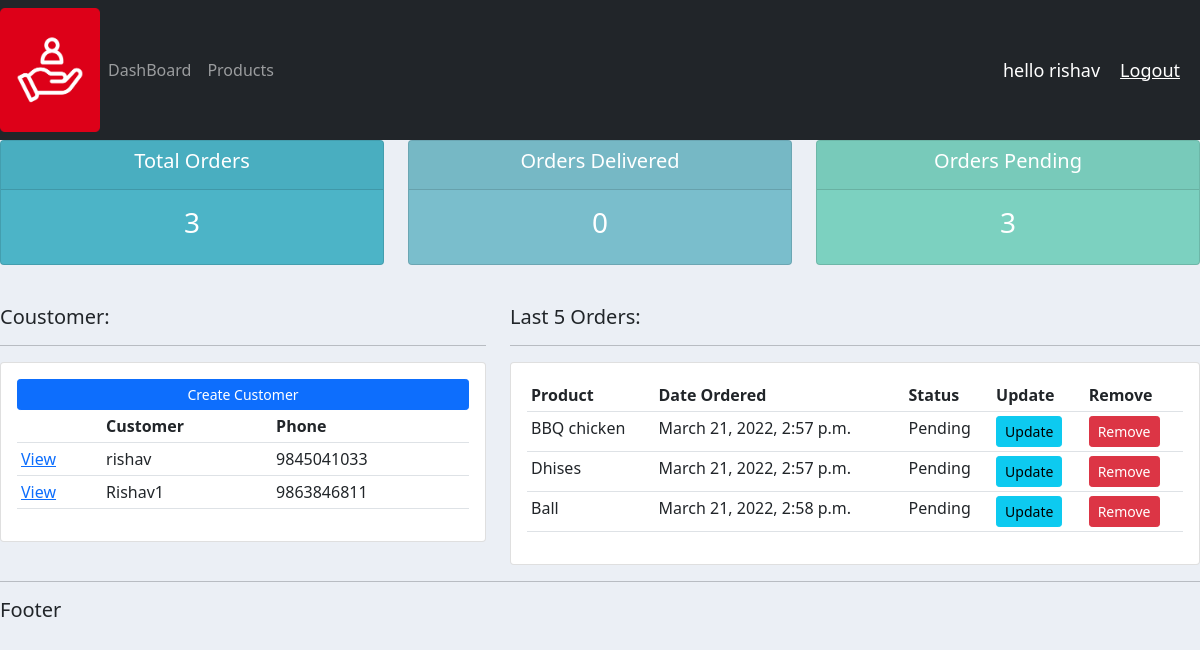
Before: / (signed in) with the older database file.
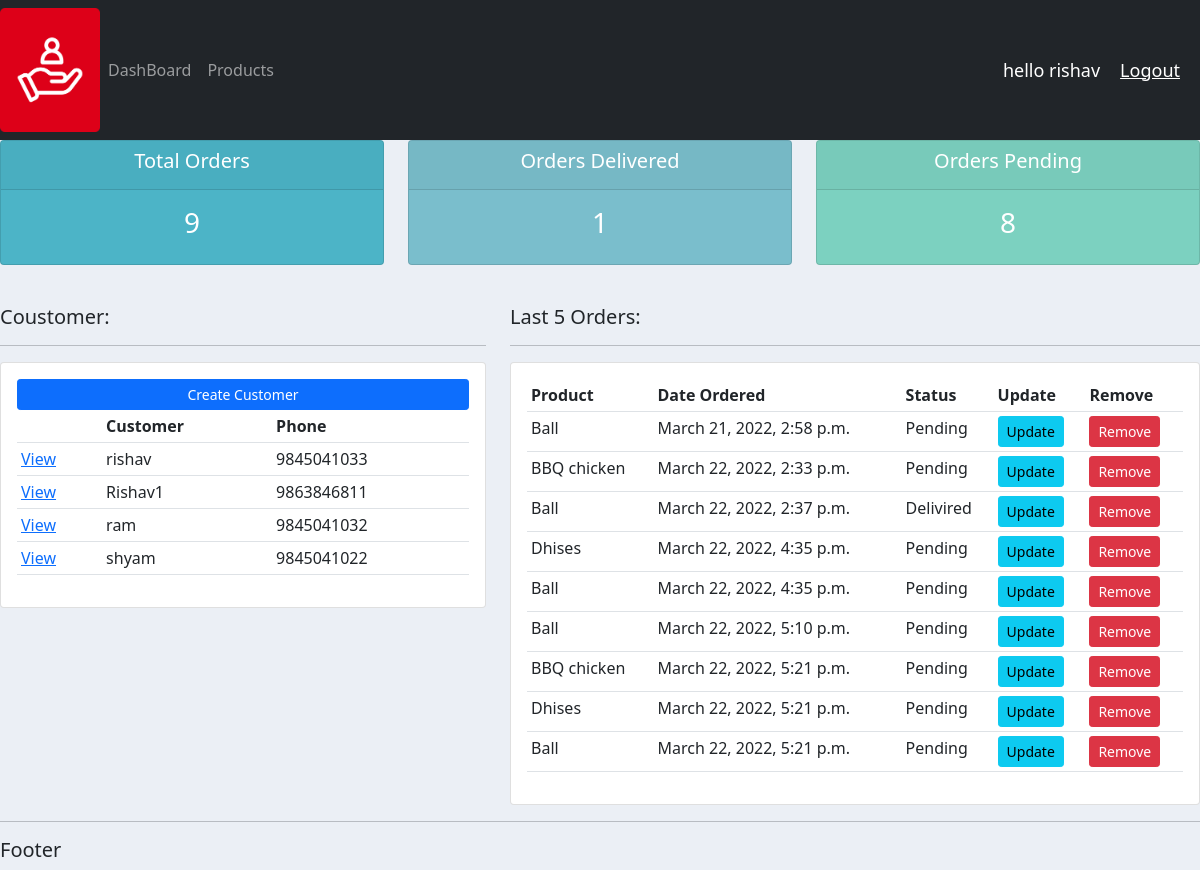
After: the same page with the newer database file.
### accounts/models.py (models this page shows, shortened)
class Customer(models.Model):
    name = models.CharField(max_length=200, null=True)
    phone = models.CharField(max_length=11 , null=True)
    email = models.CharField(max_length=200, null=True)
    date_created = models.DateTimeField(auto_now_add=True , null=True)

class Order(models.Model):
    STATUS = (
        ('Pending', 'Pending'),
        ('Out for delivery', 'Out for delivery'),
        ('Delivired', 'Delivired')
    )
    customer = models.ForeignKey(Customer, null=True, on_delete=models.SET_NULL)
    product = models.ForeignKey(Product, null=True, on_delete=models.SET_NULL)
    date_created = models.DateTimeField(auto_now_add=True , null=True)
    status = models.CharField(max_length=200, null=True, choices=STATUS)

class Product(models.Model):
    CATEGORY = (
        ('Indoor', 'Indoor'),
        ('Out door', 'Out door')
    )
    name = models.CharField(max_length=200, null=True)
    price = models.FloatField(null=True)
    category = models.CharField(max_length=200, null=True, choices=CATEGORY)
    description = models.CharField(max_length=200, null=True , blank=True)
    date_created = models.DateTimeField(auto_now_add=True , null=True)
    tags=  models.ManyToManyField(Tag)
    def __str__(self):
        return self.name

### accounts/views.py (the view)
# urls.py: path('', views.home , name='home' ),
@login_required(login_url='login')
def home(request):
    orders = Order.objects.all()
    customers = Customer.objects.all()
    total_order = orders.count()
    delivered = orders.filter(status='Delivired').count()
    pending = orders.filter(status='Pending').count()
    context = {'orders': orders,
               'customers': customers,
               'total_order': total_order,
               'delivered': delivered,
               'pending': pending}
    return render(request, 'accounts/dashboard.html', context)

### accounts/templates/accounts/dashboard.html
{% extends 'accounts/main.html' %}
{% block content %}
{% include 'accounts/status.html' %}
<br>
<div class="row">
    <div class="col-md-5">
          <h5>Coustomer:</h5>
          <hr>
          <div class="card card-body">
            <a class="btn btn-primary btn-sm  btn-block"  href="">Create Customer</a>
            <table class="table table-sm" >
                <tr>
                    <th></th>
                    <th>Customer</th>
                    <th>Phone</th>
                </tr>
                {% for i in customers %}
                  <tr>
                       <td><a href="{% url 'customer' i.id %}">View</a></td>
                      <td>{{i.name}}</td>
                      <td>{{i.phone}}</td>
                  </tr>
                {% endfor %}
            </table>
          </div>
    </div>
     <div class="col-md-7">
        <h5>Last 5 Orders:</h5>
        <hr>
        <div class="card card-body">
          <table class="table table-sm" >
              <tr>
                  <th>Product</th>
                  <th>Date Ordered</th>
                  <th>Status</th>
                  <th>Update</th>
                  <th>Remove</th>
              </tr>
              {% for i in orders %}
              <tr>
                  <td>{{i.product}}</td>
                  <td>{{i.date_created}}</td>
                  <td>{{i.status}}</td>
                  <td><a  class="btn btn-sm btn-info" href="{% url 'update_order' i.id %}">Update</a></td>
                  <td><a class="btn btn-sm btn-danger" href="{% url 'delete_order' i.id %}">Remove</a></td>
              </tr>
            {% endfor %}
          </table>
        </div>
    </div>
</div>
{% endblock  %}

### accounts/templates/accounts/main.html (shortened to what this page needs)
<!DOCTYPE html>
<html lang="en">
<head>
{% load static %}
    <link href="https://cdn.jsdelivr.net/npm/bootstrap@5.1.3/dist/css/bootstrap.min.css" rel="stylesheet"
>
    <link rel="stylesheet" href="{% static '/css/main.css' %}">
</head>
<body>
    {% include 'accounts/navbar.html' %}
    {% block content %}
    {% endblock %}
    <hr>
    <h5>Footer</h5>
</body>
</html>

### accounts/templates/accounts/navbar.html (shortened to what this page needs)
{% load static %}
<nav class="navbar navbar-expand-lg navbar-dark bg-dark">
  <img src="{% static '/images/logo.png' %}" class="logo" width="50px" alt="">
    <div class="collapse navbar-collapse" id="navbarNav">
      <ul class="navbar-nav">
        <li class="nav-item active">
          <a class="nav-link" href="{% url 'home' %}">DashBoard</a>
        </li>
        <li class="nav-item">
          <a class="nav-link" href="{% url 'product' %}">Products</a>
        </li>
      </ul>
    </div>
    <span class="msg">hello {{request.user}}</span>
    <span><a  class="msg" href="{% url 'logout' %}">Logout</a></span>
  </nav>

### accounts/templates/accounts/status.html
<div class="row">
    <div class="col">
        <div class="col-md">
            <div class="card text-center text-white mb-3" id="totals-orders">
              <div class="card-header">
                    <h5 class="card-title">
                        Total Orders
                    </h5>
              </div>
              <div class="card-body">
                      <h3 class="card-title">{{total_order}}</h3>
              </div>
            </div>
        </div>
    </div>
    <div class="col">
        <div class="col-md">
            <div class="card text-center text-white mb-3" id="orders-delivered">
              <div class="card-header">
                    <h5 class="card-title">
                        Orders Delivered
                    </h5>
              </div>
              <div class="card-body">
                      <h3 class="card-title">{{delivered}}</h3>
              </div>
            </div>
        </div>
    </div>
    <div class="col">
        <div class="col-md">
            <div class="card text-center text-white mb-3" id="orders-pending">
              <div class="card-header">
                    <h5 class="card-title">
                        Orders Pending
                    </h5>
              </div>
              <div class="card-body">
                      <h3 class="card-title">{{pending}}</h3>
              </div>
            </div>
        </div>
    </div>
</div>

### static/css/main.css (style rules this page uses)
body { background-color: #ebeff5; }
.logo { width: 100px; }
#totals-orders { background-color: #4cb4c7 }
#orders-delivered { background-color: #7abecc; }
#orders-pending { background-color: #7CD1C0; }

### accounts/templates/accounts/navbar.html (style rules this page uses)
.msg { font-size: 18px; color: #fff; margin-right: 20px; }

Changed rows visible on the page:
removed Order: product "BBQ chicken", date_created "March 21, 2022, 2:57 p.m.", status "Pending"
removed Order: product "Dhises", date_created "March 21, 2022, 2:57 p.m.", status "Pending"
added Customer: name "ram", phone "9845041032"
added Customer: name "shyam", phone "9845041022"
added Order: product "BBQ chicken", date_created "March 22, 2022, 2:33 p.m.", status "Pending"
added Order: product "Ball", date_created "March 22, 2022, 2:37 p.m.", status "Delivired"
added Order: product "Dhises", date_created "March 22, 2022, 4:35 p.m.", status "Pending"
added Order: product "Ball", date_created "March 22, 2022, 4:35 p.m.", status "Pending"
added Order: product "Ball", date_created "March 22, 2022, 5:10 p.m.", status "Pending"
added Order: product "BBQ chicken", date_created "March 22, 2022, 5:21 p.m.", status "Pending"
added Order: product "Dhises", date_created "March 22, 2022, 5:21 p.m.", status "Pending"
added Order: product "Ball", date_created "March 22, 2022, 5:21 p.m.", status "Pending"
Other visible differences:
{{ total_order }}: "3" → "9"
{{ delivered }}: "0" → "1"
{{ pending }}: "3" → "8"
